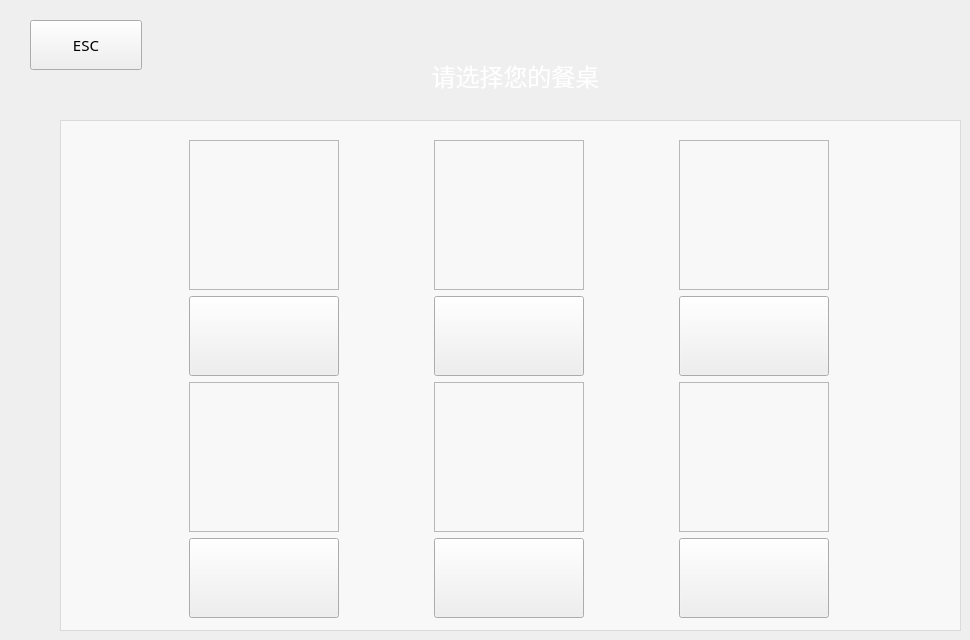
   <widget class="QWidget" name="page_choosetable">
    <widget class="QLabel" name="label_9">
     <property name="geometry">
      <rect>
       <x>380</x>
       <y>50</y>
       <width>271</width>
       <height>51</height>
      </rect>
     </property>
     <property name="font">
      <font>
       <family>等线 Light</family>
       <pointsize>18</pointsize>
      </font>
     </property>
     <property name="styleSheet">
      <string notr="true">color: rgb(255, 255, 255);</string>
     </property>
     <property name="text">
      <string>请选择您的餐桌</string>
     </property>
     <property name="alignment">
      <set>Qt::AlignCenter</set>
     </property>
    </widget>
    <widget class="QPushButton" name="but_esc_choosetable">
     <property name="geometry">
      <rect>
       <x>30</x>
       <y>20</y>
       <width>112</width>
       <height>50</height>
      </rect>
     </property>
     <property name="minimumSize">
      <size>
       <width>100</width>
       <height>50</height>
      </size>
     </property>
     <property name="maximumSize">
      <size>
       <width>1100</width>
       <height>50</height>
      </size>
     </property>
     <property name="font">
      <font>
       <family>Segoe UI Light</family>
       <pointsize>11</pointsize>
      </font>
     </property>
     <property name="text">
      <string>ESC</string>
     </property>
    </widget>
    <widget class="QWidget" name="layoutWidget">
     <property name="geometry">
      <rect>
       <x>100</x>
       <y>140</y>
       <width>821</width>
       <height>480</height>
      </rect>
     </property>
     <layout class="QGridLayout" name="gridLayout_2">
      <item row="0" column="0">
       <widget class="QFrame" name="frame_6">
        <property name="minimumSize">
         <size>
          <width>150</width>
          <height>150</height>
         </size>
        </property>
        <property name="maximumSize">
         <size>
          <width>150</width>
          <height>150</height>
         </size>
        </property>
        <property name="styleSheet">
         <string notr="true">border-image: url(:/icon/商城-幸福餐桌.png);</string>
        </property>
        <property name="frameShape">
         <enum>QFrame::StyledPanel</enum>
        </property>
        <property name="frameShadow">
         <enum>QFrame::Raised</enum>
        </property>
       </widget>
      </item>
      <item row="0" column="1">
       <widget class="QFrame" name="frame_7">
        <property name="minimumSize">
         <size>
          <width>150</width>
          <height>150</height>
         </size>
        </property>
        <property name="maximumSize">
         <size>
          <width>150</width>
          <height>150</height>
         </size>
        </property>
        <property name="styleSheet">
         <string notr="true">border-image: url(:/icon/商城-幸福餐桌.png);</string>
        </property>
        <property name="frameShape">
         <enum>QFrame::StyledPanel</enum>
        </property>
        <property name="frameShadow">
         <enum>QFrame::Raised</enum>
        </property>
       </widget>
      </item>
      <item row="0" column="2">
       <widget class="QFrame" name="frame_8">
        <property name="minimumSize">
         <size>
          <width>150</width>
          <height>150</height>
         </size>
        </property>
        <property name="maximumSize">
         <size>
          <width>150</width>
          <height>150</height>
         </size>
        </property>
        <property name="styleSheet">
         <string notr="true">border-image: url(:/icon/商城-幸福餐桌.png);</string>
        </property>
        <property name="frameShape">
         <enum>QFrame::StyledPanel</enum>
        </property>
        <property name="frameShadow">
         <enum>QFrame::Raised</enum>
        </property>
       </widget>
      </item>
      <item row="1" column="0">
       <widget class="QPushButton" name="but_table1">
        <property name="minimumSize">
         <size>
          <width>150</width>
          <height>80</height>
         </size>
        </property>
        <property name="maximumSize">
         <size>
          <width>150</width>
          <height>80</height>
         </size>
        </property>
        <property name="styleSheet">
         <string notr="true"/>
        </property>
        <property name="text">
         <string/>
        </property>
       </widget>
      </item>
      <item row="1" column="1">
       <widget class="QPushButton" name="but_table2">
        <property name="minimumSize">
         <size>
          <width>150</width>
          <height>80</height>
         </size>
        </property>
        <property name="maximumSize">
         <size>
          <width>150</width>
          <height>80</height>
         </size>
        </property>
        <property name="styleSheet">
         <string notr="true"/>
        </property>
        <property name="text">
         <string/>
        </property>
       </widget>
      </item>
      <item row="1" column="2">
       <widget class="QPushButton" name="but_table3">
        <property name="minimumSize">
         <size>
          <width>150</width>
          <height>80</height>
         </size>
        </property>
        <property name="maximumSize">
         <size>
          <width>150</width>
          <height>80</height>
         </size>
        </property>
        <property name="styleSheet">
         <string notr="true"/>
        </property>
        <property name="text">
         <string/>
        </property>
       </widget>
      </item>
      <item row="2" column="0">
       <widget class="QFrame" name="frame_9">
        <property name="minimumSize">
         <size>
          <width>150</width>
          <height>150</height>
         </size>
        </property>
        <property name="maximumSize">
         <size>
          <width>150</width>
          <height>150</height>
         </size>
        </property>
        <property name="styleSheet">
         <string notr="true">border-image: url(:/icon/商城-幸福餐桌.png);</string>
        </property>
        <property name="frameShape">
         <enum>QFrame::StyledPanel</enum>
        </property>
        <property name="frameShadow">
         <enum>QFrame::Raised</enum>
        </property>
       </widget>
      </item>
      <item row="2" column="1">
       <widget class="QFrame" name="frame_10">
        <property name="minimumSize">
         <size>
          <width>150</width>
          <height>150</height>
         </size>
        </property>
        <property name="maximumSize">
         <size>
          <width>150</width>
          <height>150</height>
         </size>
        </property>
        <property name="styleSheet">
         <string notr="true">border-image: url(:/icon/商城-幸福餐桌.png);</string>
        </property>
        <property name="frameShape">
         <enum>QFrame::StyledPanel</enum>
        </property>
        <property name="frameShadow">
         <enum>QFrame::Raised</enum>
        </property>
       </widget>
      </item>
      <item row="2" column="2">
       <widget class="QFrame" name="frame_11">
        <property name="minimumSize">
         <size>
          <width>150</width>
          <height>150</height>
         </size>
        </property>
        <property name="maximumSize">
         <size>
          <width>150</width>
          <height>150</height>
         </size>
        </property>
        <property name="styleSheet">
         <string notr="true">border-image: url(:/icon/商城-幸福餐桌.png);</string>
        </property>
        <property name="frameShape">
         <enum>QFrame::StyledPanel</enum>
        </property>
        <property name="frameShadow">
         <enum>QFrame::Raised</enum>
        </property>
       </widget>
      </item>
      <item row="3" column="0">
       <widget class="QPushButton" name="but_table4">
        <property name="minimumSize">
         <size>
          <width>150</width>
          <height>80</height>
         </size>
        </property>
        <property name="maximumSize">
         <size>
          <width>150</width>
          <height>80</height>
         </size>
        </property>
        <property name="styleSheet">
         <string notr="true"/>
        </property>
        <property name="text">
         <string/>
        </property>
       </widget>
      </item>
      <item row="3" column="1">
       <widget class="QPushButton" name="but_table5">
        <property name="minimumSize">
         <size>
          <width>150</width>
          <height>80</height>
         </size>
        </property>
        <property name="maximumSize">
         <size>
          <width>150</width>
          <height>80</height>
         </size>
        </property>
        <property name="styleSheet">
         <string notr="true"/>
        </property>
        <property name="text">
         <string/>
        </property>
       </widget>
      </item>
      <item row="3" column="2">
       <widget class="QPushButton" name="but_table6">
        <property name="minimumSize">
         <size>
          <width>150</width>
          <height>80</height>
         </size>
        </property>
        <property name="maximumSize">
         <size>
          <width>150</width>
          <height>80</height>
         </size>
        </property>
        <property name="styleSheet">
         <string notr="true"/>
        </property>
        <property name="text">
         <string/>
        </property>
       </widget>
      </item>
     </layout>
    </widget>
    <widget class="QFrame" name="frame_14">
     <property name="geometry">
      <rect>
       <x>60</x>
       <y>120</y>
       <width>901</width>
       <height>511</height>
      </rect>
     </property>
     <property name="styleSheet">
      <string notr="true">background-color: rgb(255, 255, 255,150);</string>
     </property>
     <property name="frameShape">
      <enum>QFrame::StyledPanel</enum>
     </property>
     <property name="frameShadow">
      <enum>QFrame::Raised</enum>
     </property>
    </widget>
    <zorder>frame_14</zorder>
    <zorder>label_9</zorder>
    <zorder>but_esc_choosetable</zorder>
    <zorder>layoutWidget</zorder>
   </widget>
